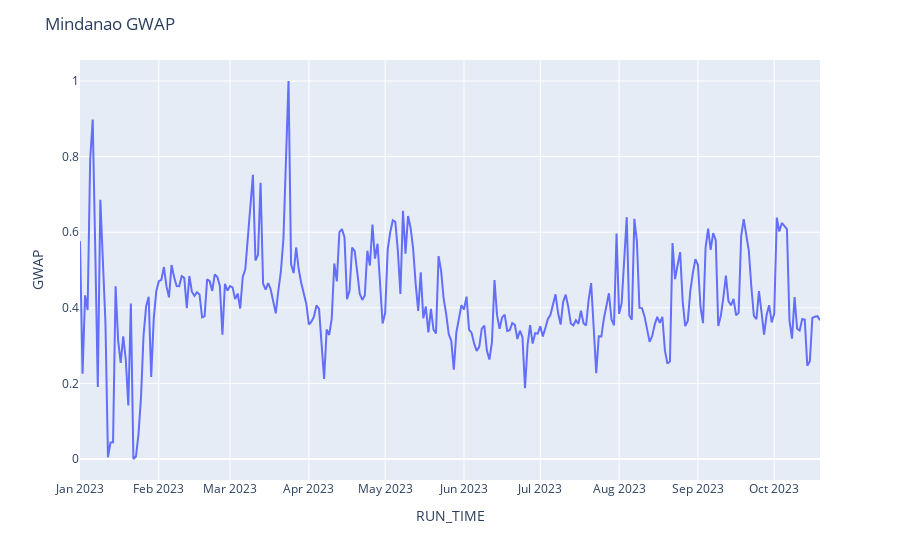
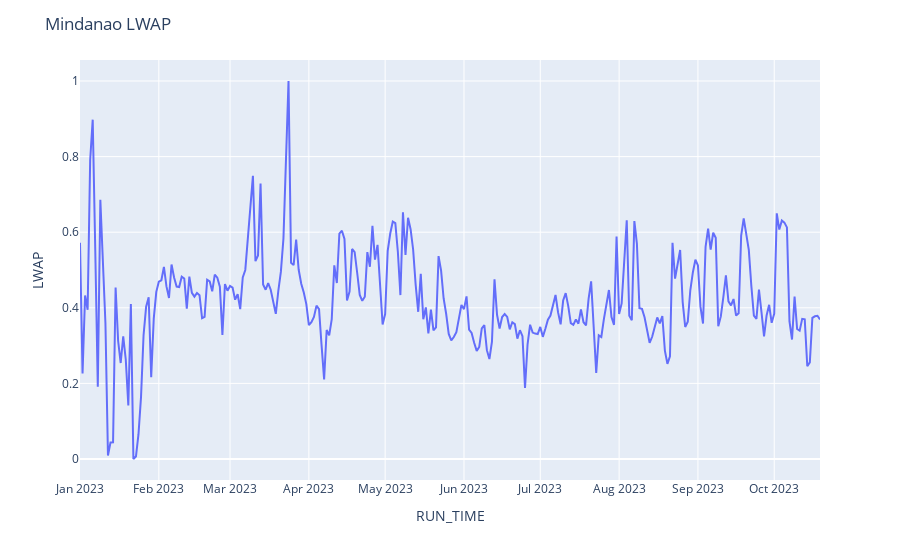

The notebook cell these images were saved under, in order:
### Code cell
#Plotting Train LWAP ang GWAP
# Create the line plot
gwap_plot = px.line(GWAP_train, x=GWAP_train.index, y='GWAP')
lwap_plot = px.line(LWAP_train, x=LWAP_train.index, y='LWAP')
# Set the title using the ticker value
gwap_plot.update_layout(title=f"Mindanao GWAP")
lwap_plot.update_layout(title=f"Mindanao LWAP")
# Display the plot
gwap_plot.show()
lwap_plot.show()

### Figure 1 — Plotly figure (JSON) as saved in the notebook; plotly's stock layout.template omitted (floating-point values rounded to 4 significant figures; data arrays with more than 128 entries replaced by an {"elided": "..."} marker saying what was removed)
{"data": [{"hovertemplate": "RUN_TIME=%{x}<br>GWAP=%{y}<extra></extra>", "legendgroup": "", "line": {"color": "#636efa", "dash": "solid"}, "marker": {"symbol": "circle"}, "mode": "lines", "name": "", "orientation": "v", "showlegend": false, "type": "scatter", "x": {"elided": "292 str values"}, "xaxis": "x", "y": {"elided": "292 float values"}, "yaxis": "y"}], "layout": {"legend": {"tracegroupgap": 0}, "margin": {"t": 60}, "title": {"text": "Mindanao GWAP"}, "xaxis": {"anchor": "y", "domain": [0, 1], "title": {"text": "RUN_TIME"}}, "yaxis": {"anchor": "x", "domain": [0, 1], "title": {"text": "GWAP"}}}}

### Figure 2 — Plotly figure (JSON) as saved in the notebook; plotly's stock layout.template omitted (floating-point values rounded to 4 significant figures; data arrays with more than 128 entries replaced by an {"elided": "..."} marker saying what was removed)
{"data": [{"hovertemplate": "RUN_TIME=%{x}<br>LWAP=%{y}<extra></extra>", "legendgroup": "", "line": {"color": "#636efa", "dash": "solid"}, "marker": {"symbol": "circle"}, "mode": "lines", "name": "", "orientation": "v", "showlegend": false, "type": "scatter", "x": {"elided": "292 str values"}, "xaxis": "x", "y": {"elided": "292 float values"}, "yaxis": "y"}], "layout": {"legend": {"tracegroupgap": 0}, "margin": {"t": 60}, "title": {"text": "Mindanao LWAP"}, "xaxis": {"anchor": "y", "domain": [0, 1], "title": {"text": "RUN_TIME"}}, "yaxis": {"anchor": "x", "domain": [0, 1], "title": {"text": "LWAP"}}}}
